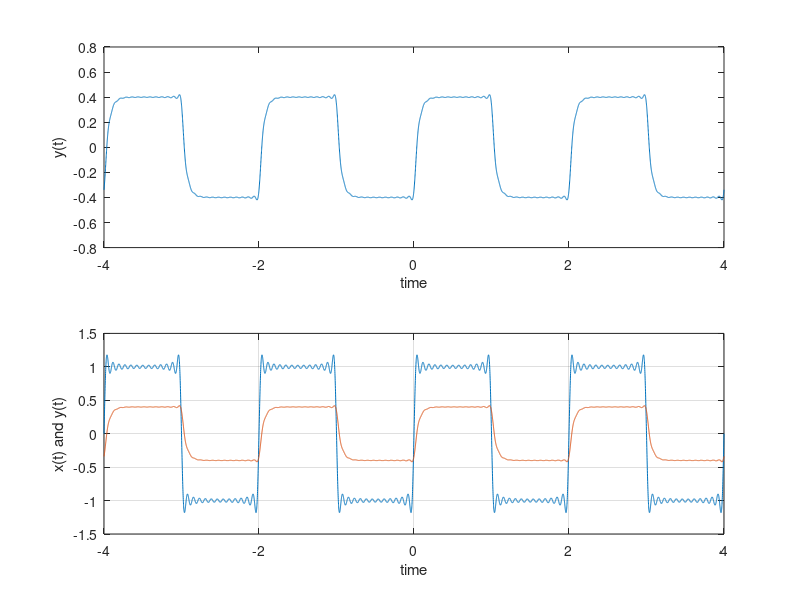

Write the MATLAB code that produced this figure.
function question2b
%UNTITLED2 Summary of this function goes here
%   Detailed explanation goes here
%UNTITLED4 Summary of this function goes here
t = -4:0.001:4;
x = 0;
y = 0;
for n = -25:2:25
    if(n==0)
        continue;
    end
    dn = (1/(1i*n*pi))*(1-exp(-1*1i*n*pi))*exp(n*pi*1i*t); % To = 2
    yn = (1/(1i*n*pi))*(1-exp(-1*1i*n*pi))*exp(n*pi*1i*t)*8/(20+i*n*pi);
    x = x + dn;
    y = y + yn;
end 
subplot(2,1,1);
plot(t,y);
xlabel('time');
ylabel('y(t)');
subplot(2,1,2);
plot(t,x,t,y);
xlabel('time');
ylabel('x(t) and y(t)');
grid on
end

